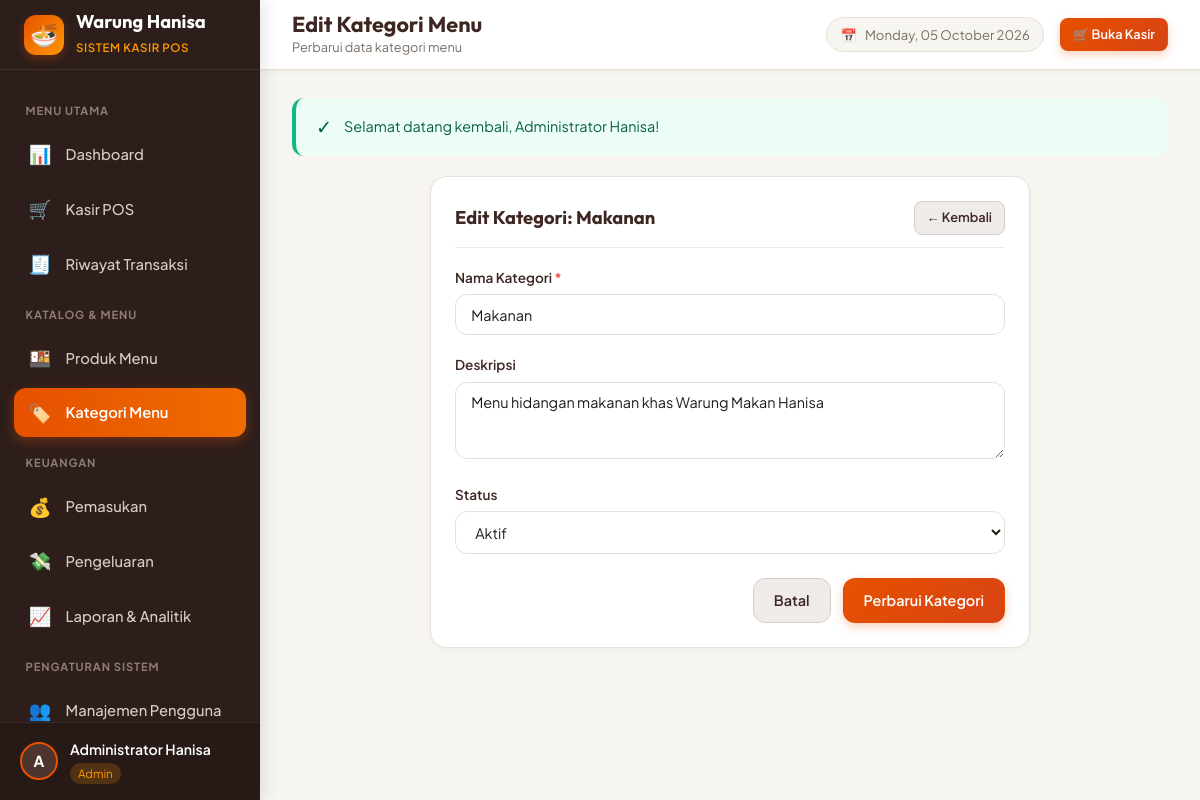
/kategori/edit.php?id=1 (signed in), run on the app's committed database.
### tables this page shows
CREATE TABLE `kategori` (
  `id_kategori` INT PRIMARY KEY AUTO_INCREMENT,
  `nama_kategori` VARCHAR(100) NOT NULL,
  `deskripsi` TEXT NULL,
  `status` ENUM('aktif','nonaktif') NOT NULL DEFAULT 'aktif',
  INDEX `idx_kategori_status` (`status`)
);

### kategori/edit.php (the view, shortened to what this page needs)
<?php
require_once __DIR__ . '/../includes/auth.php';
$id = isset($_GET['id']) ? (int)$_GET['id'] : 0;
$stmt = $pdo->prepare("SELECT * FROM kategori WHERE id_kategori = ?");
$stmt->execute([$id]);
$kategori = $stmt->fetch();
require_once __DIR__ . '/../includes/header.php';
?>
<div style="max-width: 600px; margin: 0 auto;">
    <div class="card">
        <div class="card-header">
            <h3 class="card-title">Edit Kategori: <?= htmlspecialchars($kategori['nama_kategori']) ?></h3>
            <a href="<?= BASE_URL ?>kategori/index.php" class="btn btn-secondary btn-sm">
                ← Kembali
            </a>
        </div>
        <form method="POST" action="">
            <div class="form-group">
                <label class="form-label" for="nama_kategori">Nama Kategori <span style="color:var(--status-danger)">*</span></label>
                <input type="text" id="nama_kategori" name="nama_kategori" class="form-control" required
                       value="<?= htmlspecialchars($_POST['nama_kategori'] ?? $kategori['nama_kategori']) ?>">
            </div>
            <div class="form-group">
                <label class="form-label" for="deskripsi">Deskripsi</label>
                <textarea id="deskripsi" name="deskripsi" class="form-control" rows="3"><?= htmlspecialchars($_POST['deskripsi'] ?? ($kategori['deskripsi'] ?? '')) ?></textarea>
            </div>
            <div class="form-group">
                <label class="form-label" for="status">Status</label>
                <select id="status" name="status" class="form-select">
                    <option value="aktif" <?= (($_POST['status'] ?? $kategori['status']) === 'aktif') ? 'selected' : '' ?>>Aktif</option>
                </select>
            </div>
            <div style="display: flex; gap: 0.75rem; justify-content: flex-end; margin-top: 1.5rem;">
                <a href="<?= BASE_URL ?>kategori/index.php" class="btn btn-secondary">Batal</a>
                <button type="submit" class="btn btn-primary">Perbarui Kategori</button>
            </div>
        </form>
    </div>
</div>
<?php require_once __DIR__ . '/../includes/footer.php'; ?>

### assets/css/style.css (style rules this page uses)
:root { --primary-dark: #3E2723; --primary-brown: #4E342E; --primary-light: #5D4037; --accent-orange: #E65100; --accent-orange-hover: #D84315; --accent-amber: #FF9800; --accent-light: #FFE0B2; --bg-main: #F7F5F0; --bg-card: #FFFFFF; --bg-sidebar: #2D1E1B; --bg-sidebar-hover: #3E2B27; --bg-cream: #FFFDF9; --border-color: #EADFD7; --border-subtle: #F0EAE4; --text-dark: #1E1B18; --text-muted: #796E65; --text-light: #A89F97; --text-white: #FFFFFF; --status-success: #10B981; --status-success-bg: #ECFDF5; --status-danger: #EF4444; --status-danger-bg: #FEF2F2; --status-warning: #F59E0B; --status-warning-bg: #FFFBEB; --status-info: #3B82F6; --status-info-bg: #EFF6FF; --shadow-sm: 0 2px 4px rgba(62, 39, 35, 0.04); --shadow-md: 0 4px 12px rgba(62, 39, 35, 0.08); --shadow-lg: 0 10px 25px rgba(62, 39, 35, 0.12); --shadow-xl: 0 20px 40px rgba(62, 39, 35, 0.18); --sidebar-width: 260px; --header-height: 70px; --radius-sm: 8px; --radius-md: 12px; --radius-lg: 16px; --radius-xl: 24px; --radius-full: 9999px; --transition: all 0.25s cubic-bezier(0.4, 0, 0.2, 1); }
*, *::before, *::after { box-sizing: border-box; margin: 0; padding: 0; }
body { font-family: 'Plus Jakarta Sans', sans-serif; background-color: var(--bg-main); color: var(--text-dark); line-height: 1.5; -webkit-font-smoothing: antialiased; }
h1, h2, h3, h4, h5, h6, .brand-font { font-family: 'Outfit', sans-serif; font-weight: 700; color: var(--primary-dark); }
a { color: inherit; text-decoration: none; }
button, input, select, textarea { font-family: inherit; font-size: inherit; }
.btn { display: inline-flex; align-items: center; justify-content: center; gap: 0.5rem; padding: 0.65rem 1.25rem; border-radius: var(--radius-md); font-size: 0.9rem; font-weight: 600; cursor: pointer; border: 1px solid transparent; transition: var(--transition); text-decoration: none; }
.btn-primary { background: linear-gradient(135deg, var(--accent-orange), var(--accent-orange-hover)); color: #FFFFFF; box-shadow: 0 4px 10px rgba(230, 81, 0, 0.25); }
.btn-secondary { background-color: #EFEBE9; color: var(--primary-dark); border-color: #D7CCC8; }
.btn-sm { padding: 0.4rem 0.75rem; font-size: 0.8rem; border-radius: var(--radius-sm); }
.form-group { margin-bottom: 1.25rem; }
.form-label { display: block; font-size: 0.85rem; font-weight: 600; color: var(--primary-dark); margin-bottom: 0.4rem; }
.form-control, .form-select { width: 100%; padding: 0.65rem 0.95rem; border: 1px solid var(--border-color); border-radius: var(--radius-md); background-color: #FFFFFF; color: var(--text-dark); font-size: 0.9rem; transition: var(--transition); outline: none; }
.card { background-color: var(--bg-card); border-radius: var(--radius-lg); border: 1px solid var(--border-color); box-shadow: var(--shadow-sm); padding: 1.5rem; margin-bottom: 1.5rem; }
.card-header { display: flex; align-items: center; justify-content: space-between; margin-bottom: 1.25rem; padding-bottom: 0.75rem; border-bottom: 1px solid var(--border-subtle); }
.card-title { font-size: 1.15rem; color: var(--primary-dark); margin: 0; }

### data on the page
kategori: nama_kategori "Makanan", deskripsi "Menu hidangan makanan khas Warung Makan Hanisa", status "Aktif"

### other printed values
substr($nama_user, 0, 1) "A"
$nama_user "Administrator Hanisa"
$role "Admin"
$page_title "Edit Kategori Menu"
$page_subtitle "Perbarui data kategori menu"
$f_success "Selamat datang kembali, Administrator Hanisa!"
